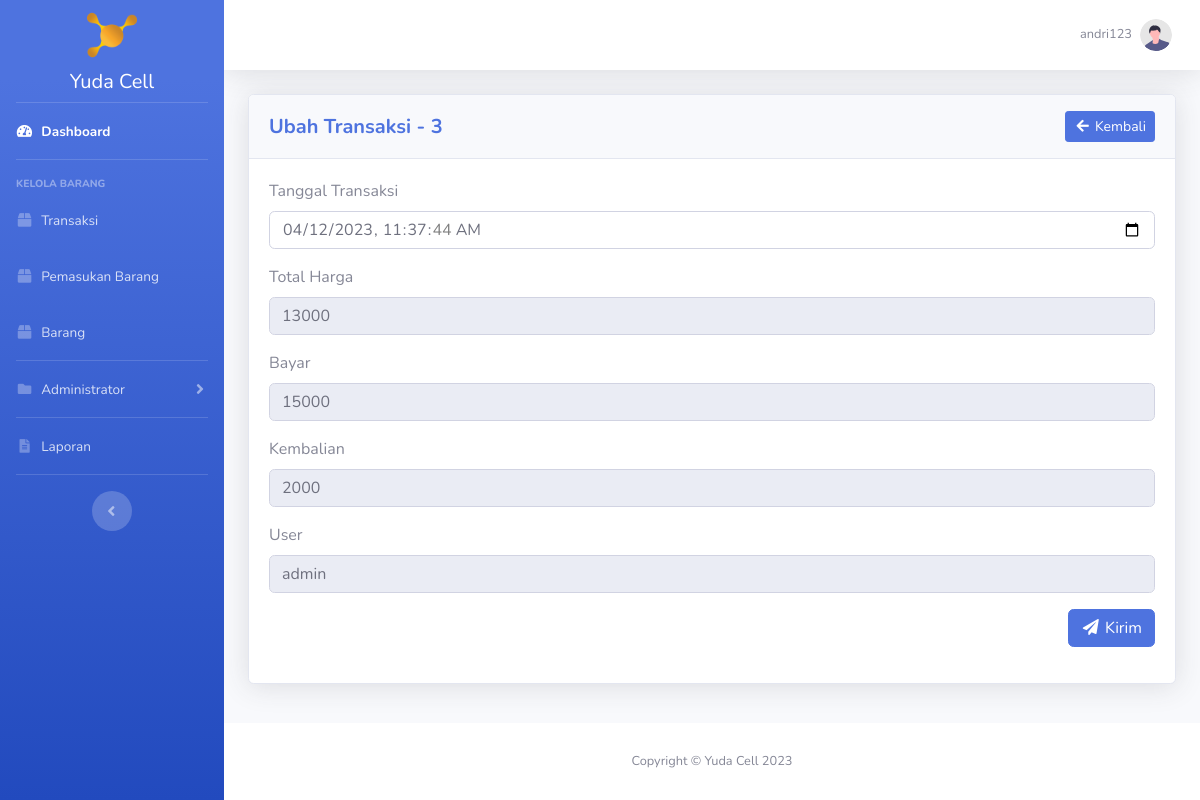
The app's page /transaksi/ubah_transaksi.php?id_transaksi=3 (signed in) with its own data.
### tables this page shows
CREATE TABLE `user` (
  `id_user` int(11) NOT NULL,
  `username` varchar(20) NOT NULL,
  `password` varchar(300) NOT NULL,
  `hak_akses` enum('administrator','operator') NOT NULL,
  `nama_lengkap` varchar(50) NOT NULL,
  `no_telp_user` varchar(20) NOT NULL
);

CREATE TABLE `transaksi` (
  `id_transaksi` int(11) NOT NULL,
  `tanggal_transaksi` datetime NOT NULL,
  `total_harga` int(11) DEFAULT NULL,
  `bayar` int(11) DEFAULT NULL,
  `kembalian` int(11) DEFAULT NULL,
  `id_user` int(11) NOT NULL
);

### transaksi/ubah_transaksi.php (the view, shortened to what this page needs)
<?php
require_once '../koneksi.php';
$id_transaksi = htmlspecialchars($_GET['id_transaksi']);
$data_transaksi = mysqli_fetch_assoc(mysqli_query($koneksi, "SELECT * FROM transaksi INNER JOIN user ON transaksi.id_user = user.id_user WHERE transaksi.id_transaksi = '$id_transaksi'"));
$id_user = htmlspecialchars($_SESSION['id_user']);
$data_profile = mysqli_fetch_assoc(mysqli_query($koneksi, "SELECT * FROM user WHERE id_user = '$id_user'"));
?>
<!DOCTYPE html>
<html lang="en">
<head>
    <?php include_once '../include/head.php'; ?>
</head>
<body id="page-top">
    <div id="wrapper">
        <?php include_once '../include/sidebar.php'; ?>
        <div id="content-wrapper" class="d-flex flex-column">
            <div id="content">
                <?php include_once '../include/topbar.php'; ?>
                <div class="container-fluid">
                	<div class="card shadow mb-4">
                		<div class="card-header py-3">
                            <div class="row">
                                <div class="col head-left">
                                    <h5 class="my-auto font-weight-bold text-primary">Ubah Transaksi - <?= $data_transaksi['id_transaksi']; ?></h5>
                                </div>
                                <div class="col head-right">
                                    <a href="<?= BASE_URL; ?>transaksi/index.php" class="btn btn-sm btn-primary"><i class="fas fa-fw fa-arrow-left"></i> Kembali</a>
                                </div>
                            </div>
                        </div>
                        <div class="card-body">
							<form method="post">
								<div class="form-group">
									<label for="tanggal_transaksi">Tanggal Transaksi</label>
									<input class="form-control" type="datetime-local" name="tanggal_transaksi" id="tanggal_transaksi" value="<?= $data_transaksi['tanggal_transaksi']; ?>" required>
								</div>
								<div class="form-group">
									<label for="total_harga">Total Harga</label>
									<input class="form-control" style="cursor: not-allowed;" type="number" disabled name="total_harga" id="total_harga" value="<?= $data_transaksi['total_harga']; ?>" required>
								</div>
								<div class="form-group">
									<label for="bayar">Bayar</label>
									<input class="form-control" style="cursor: not-allowed;" type="number" disabled name="bayar" id="bayar" value="<?= $data_transaksi['bayar']; ?>" required>
								</div>
								<div class="form-group">
									<label for="kembalian">Kembalian</label>
									<input class="form-control" style="cursor: not-allowed;" type="number" disabled name="kembalian" id="kembalian" value="<?= $data_transaksi['kembalian']; ?>" required>
								</div>
								<div class="form-group">
									<label for="id_user">User</label>
									<input class="form-control" style="cursor: not-allowed;" type="text" disabled name="id_user" id="id_user" value="<?= $data_transaksi['username']; ?>" required>
								</div>
								<div class="form-group text-right">
									<button type="submit" name="btnUbahTransaksi" class="btn btn-primary"><i class="fas fa-fw fa-paper-plane"></i> Kirim</button>
								</div>
							</form>
						</div>
                    </div>
            	</div>
            </div>
            <?php include_once '../include/footer.php'; ?>
        </div>
    </div>
</body>
</html>

### include/topbar.php (shortened to what this page needs)
<nav class="navbar navbar-expand navbar-light bg-white topbar mb-4 static-top shadow">
    <ul class="navbar-nav ml-auto">
        <li class="nav-item dropdown no-arrow">
            <a class="nav-link dropdown-toggle" href="#" id="userDropdown" role="button"
                data-toggle="dropdown" aria-haspopup="true" aria-expanded="false">
                <span class="mr-2 d-none d-lg-inline text-gray-600 small"><?= $data_profile['username']; ?></span>
                <img class="img-profile rounded-circle"
                    src="<?= BASE_URL; ?>img/undraw_profile.svg">
            </a>
        </li>
    </ul>
</nav>

### css/yuda_cell.css (style rules this page uses)
html { scroll-behavior: smooth; }
.head-left { text-align: left; margin-top: auto; margin-bottom: auto; }
.head-right { text-align: right; margin-top: auto; margin-bottom: auto; }

### records on screen
user: username "andri123"
transaksi: id_transaksi "3", tanggal_transaksi "04/12/2023 11:37:44", total_harga "13000", bayar "15000", kembalian "2000", id_user "admin"
